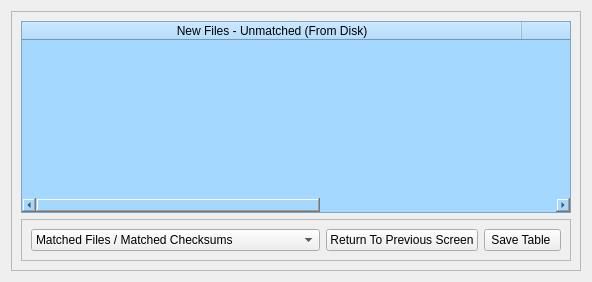
          <widget class="QWidget" name="page03_05">
           <layout class="QGridLayout" name="gridLayout_25">
            <item row="0" column="0">
             <widget class="QFrame" name="frame03_12">
              <property name="frameShape">
               <enum>QFrame::StyledPanel</enum>
              </property>
              <property name="frameShadow">
               <enum>QFrame::Raised</enum>
              </property>
              <layout class="QGridLayout" name="gridLayout_24">
               <item row="0" column="0">
                <widget class="QTableWidget" name="tableWidget_newFiles01">
                 <property name="styleSheet">
                  <string notr="true">background-color: rgb(165, 216, 255);</string>
                 </property>
                 <property name="horizontalScrollMode">
                  <enum>QAbstractItemView::ScrollPerPixel</enum>
                 </property>
                 <attribute name="horizontalHeaderDefaultSectionSize">
                  <number>500</number>
                 </attribute>
                 <attribute name="horizontalHeaderShowSortIndicator" stdset="0">
                  <bool>true</bool>
                 </attribute>
                 <attribute name="horizontalHeaderStretchLastSection">
                  <bool>true</bool>
                 </attribute>
                 <column>
                  <property name="text">
                   <string>New Files - Unmatched (From Disk)</string>
                  </property>
                 </column>
                 <column>
                  <property name="text">
                   <string>New Checksums - Unmatched (From Disk)</string>
                  </property>
                 </column>
                </widget>
               </item>
               <item row="1" column="0">
                <widget class="QFrame" name="frame03_13">
                 <property name="frameShape">
                  <enum>QFrame::StyledPanel</enum>
                 </property>
                 <property name="frameShadow">
                  <enum>QFrame::Raised</enum>
                 </property>
                 <layout class="QHBoxLayout" name="horizontalLayout_9">
                  <item>
                   <widget class="QComboBox" name="comboBox_verifyTableViews04">
                    <property name="currentIndex">
                     <number>0</number>
                    </property>
                    <item>
                     <property name="text">
                      <string>Matched Files / Matched Checksums</string>
                     </property>
                    </item>
                    <item>
                     <property name="text">
                      <string>Unmatched Files / Matched Checksums</string>
                     </property>
                    </item>
                    <item>
                     <property name="text">
                      <string>Unmatched Files / Unmatched Checksums</string>
                     </property>
                    </item>
                    <item>
                     <property name="text">
                      <string>New Unmatched Files / Unmatched Checksums</string>
                     </property>
                    </item>
                   </widget>
                  </item>
                  <item>
                   <widget class="QPushButton" name="pushButton_returnToVerify04">
                    <property name="text">
                     <string>Return To Previous Screen</string>
                    </property>
                   </widget>
                  </item>
                  <item>
                   <widget class="QToolButton" name="toolButton_saveTable04">
                    <property name="sizePolicy">
                     <sizepolicy hsizetype="Preferred" vsizetype="Preferred">
                      <horstretch>0</horstretch>
                      <verstretch>0</verstretch>
                     </sizepolicy>
                    </property>
                    <property name="text">
                     <string>Save Table </string>
                    </property>
                    <property name="popupMode">
                     <enum>QToolButton::InstantPopup</enum>
                    </property>
                   </widget>
                  </item>
                 </layout>
                </widget>
               </item>
              </layout>
             </widget>
            </item>
           </layout>
          </widget>
